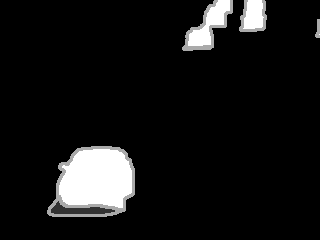
#> input picture Academic/visual_detection/bgs-master/demos/vibe-gt.png, 320 x 240 px
$ python vibe_2009.py
#> lines starting #> are read from the running program, lines starting #| are printed output that depends on the picture
import numpy as np
import cv2
import argparse
import os
import time
import random

# [12 lines of commented-out code are left out]


gt = np.float32(cv2.imread('demos/vibe-gt.png', cv2.IMREAD_GRAYSCALE)) / 255.0
#> gt: shape (240, 320) float32; min 0, max 1, mean 0.0804
f = np.float32(cv2.imread('demos/vibe-frame.png', cv2.IMREAD_COLOR)) / 255.0
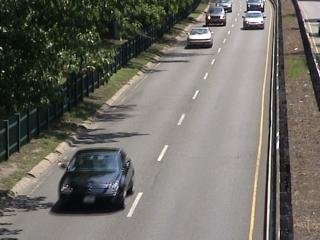
#> input picture Academic/visual_detection/bgs-master/demos/vibe-frame.png, 320 x 240 px

S = 20
H, W = f.shape[:2]
#> H = 240; W = 320
samples = np.zeros((S,) + f.shape, np.float32)

def VIBE_init(frame, R=S/2):
#> called with R = 10
	R = int(R)
	for i in range(H):
		for j in range(W):
			i0 = np.clip(i, R, H-R-1)
			j0 = np.clip(j, R, W-R-1)
			samples[0,i,j] = frame[i,j]
			for k in range(1, R):
				samples[k,i,j] = frame[i0+random.randrange(-R, R+1),j0+random.randrange(-R, R+1)]

VIBE_init(f)

def VIBE_step(frame, R=0.2, threshold=2, subsampling=0.08):
	mask = np.float32(np.sum((np.sum(np.abs(samples - frame), axis=3) < R), axis=0) < threshold)
	for i in range(H):
		for j in range(W):
			if mask[i,j] == 0.0:
				if random.random() < subsampling:
					samples[random.randrange(0, S),i,j] = frame[i,j]
				if random.random() < subsampling:
					samples[random.randrange(0, S),np.clip(i+random.randrange(-1,2), 0, H-1),np.clip(j+random.randrange(-1,2), 0, W-1)] = frame[i,j]
	return mask

# [10 lines of commented-out code are left out]

for i in range(f.shape[0]):
	cv2.imshow('Frame', f)
	cv2.imshow('Ground-truth', gt)
	cv2.imshow('VIBE', VIBE_step(f))
	k = cv2.waitKey(0)
	if k == 27:
		break
#> this loop made 1 pass; (key Esc is pressed on pass 1)
#> pass 1, in VIBE_step, `mask = np.float32(np.sum((np.sum(np.abs(samples - frame), axis=3) < R)..`:
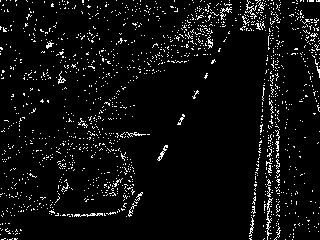
#> mask: shape (240, 320) float32; values 0 (black) and 1 (white), 5.4% white in thin lines or dots
